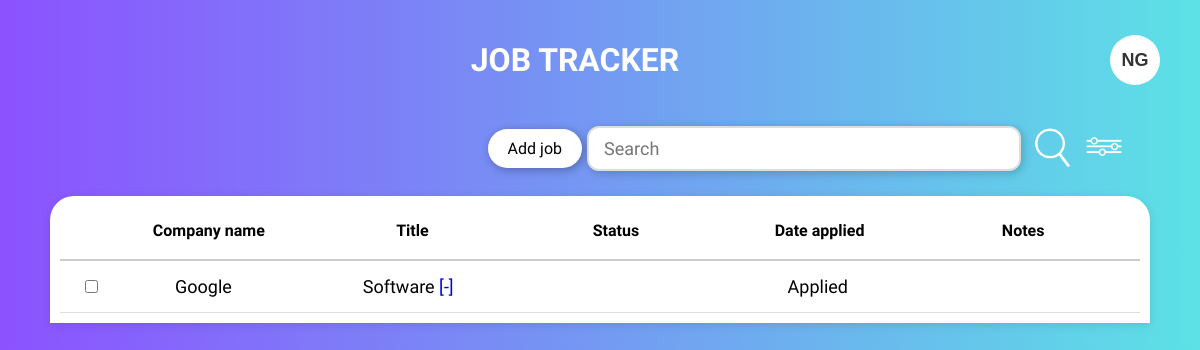
The page /dashboard (signed in) on the database as committed earlier.
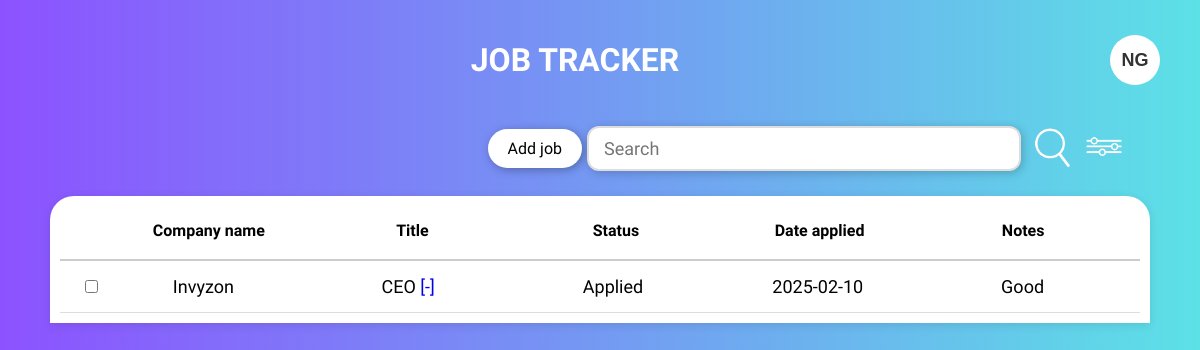
The same page on the database as committed later.
### tables this page shows
CREATE TABLE users(
            id INTEGER PRIMARY KEY AUTOINCREMENT,
            username TEXT NOT NULL UNIQUE,
            fName TEXT NOT NULL,
            lName TEXT NOT NULL,
            email TEXT NOT NULL,
            password TEXT NOT NULL);

CREATE TABLE job_applications(
            id INTEGER PRIMARY KEY AUTOINCREMENT,
            user_id INTEGER NOT NULL,
            title TEXT NOT NULL,
            company_name TEXT NOT NULL,
            link TEXT NOT NULL,
            date_applied TEXT NOT NULL,
            status TEXT NOT NULL,
            notes TEXT,
            FOREIGN KEY (user_id) REFERENCES users (id));

### run.py (the view)
@app.route("/dashboard")
@login_required
def dashboard():
    user_id = current_user.id
    with sqlite3.connect("job_tracker.db") as connection:
        cursor = connection.cursor()
        cursor.execute("SELECT * FROM job_applications WHERE user_id = ?", (user_id,))
        results = cursor.fetchall()
    return render_template("dashboard.html", results=results)

### run.py (called while the page is built)
@login_manager.user_loader
def load_user(user_id):
    with sqlite3.connect("job_tracker.db") as connection:
        cursor = connection.cursor()
        cursor.execute("SELECT id, username, fName, lName, email, password FROM users WHERE id = ?", (user_id,))
        user = cursor.fetchone()
        if user is None:
            return None
        return User(*user)

### templates/dashboard.html (shortened to what this page needs)
<!DOCTYPE html>
<html lang="en">
    <head>
        <link rel="stylesheet" href="{{ url_for('static', filename='global.css')}}">
    </head>
    <body>
        <div class="title-section">
            <h1 class="title">Job Tracker</h1>
            <div class="profile-container">
                <button class="account-button" id="profile_button">
                    {{ current_user.fName[0] }}{{ current_user.lName[0] }}
                </button>
            </div>
        </div>
        <div class="action-section">
            <button id="openModalBtn" class="add-job">Add job</button>
            <input type="text" class="search-bar" placeholder="Search">
            <button class="icon-button"><img src="{{ url_for('static', filename='Images/search icon.png')}}" alt="Search" ></button>
            <button class="icon-button"><img src="{{ url_for('static', filename='Images/filter_bar.png')}}" alt="Filter"></button>
        </div>
        <div class="table-container">
            <div class="table-header">
                <span>Company name</span>
                <span>Title</span>
                <span>Status</span>
                <span>Date applied </span>
                <span>Notes</span>
            </div>
            <div class="table-content">
                {% for result in results %}
                <div class="table-row" data-id="{{ result[0] }}">
                    <input type="checkbox" class="checkbox">
                    <span>{{ result[3] }}</span>
                    <span>{{ result[2] }} <a href=" {{ result[4] }}" target="_blank">[-] </a> </span>
                    <span>{{ result[6] }}</span>
                    <span>{{ result[5] }}</span>
                    <span>{{ result[7] }}</span>
                </div>
                {% else %}
                <div class="table-row">
                    <span colspan="5">No job applications found.</span>
                </div>
                {% endfor %}
            </div>
        </div>
    </body>
</html>

### static/global.css (style rules this page uses)
body { background: linear-gradient(to right, #8C52FF, #5CE1E6); font-family: "Julius Sans One", serif; font-size: 18px; height: 100vh; margin: 0; padding: 0; }
a { text-decoration: none; }
.title-section { display: flex; justify-content: center; align-items: center; padding: 20px 40px; color: white; position: relative; }
.title { font-size: 32px; text-transform: uppercase; flex-grow: 1; text-align: center; }
.account-button { margin-left: auto; background-color: white; color: #333; font-size: 18px; font-weight: bold; border: none; border-radius: 50%; width: 50px; height: 50px; cursor: pointer; display: flex; align-items: center; justify-content: center; }
.profile-container { position: relative; display: inline-block; }
.action-section { display: flex; justify-content: flex-end; align-items: center; margin-right: 70px; }
.add-job { font-family: "Julius Sans One", serif; font-weight: 400; font-style: normal; font-size: 16px; padding: 10px 20px; border: none; border-radius: 24px; background: white; cursor: pointer; box-shadow: 2px 2px 10px rgba(0,0,0,0.3); transition: 0.3s; }
.icon-button { background: none; border: none; cursor: pointer; }
.icon-button img { width: 40px; height: 40px; }
.search-bar { margin: 5px; padding: 10px 15px; font-family: "Julius Sans One", serif; font-size: 18px; border: 2px solid #ddd; border-radius: 12px; box-shadow: 2px 2px 10px rgba(0,0,0,0.2); transition: border 0.3s ease-in-out, box-shadow 0.3s ease-in-out; width: 100%; max-width: 400px; outline: none; }
.table-container { background: white; margin: 20px auto; border-radius: 24px 24px 0 0; display: flex; flex-direction: column; width: 90%; max-width: 1800px; padding: 10px; box-shadow: 0px 2px 10px rgba(0,0,0,0.1); }
.table-header { display: flex; flex-direction: space-between; font-size: 16px; font-weight: bold; padding: 15px; border-bottom: 2px solid #ccc; }
.table-header span { flex: 1; text-align: center; }
.table-content { display: flex; flex-direction: column; }
.table-row { display: flex; align-items: center; padding: 15px; border-bottom: 1px solid #ddd; }
.table-row span { flex: 1; text-align: center; }
.table-row input { margin-left: 10px; }

Rows that differ between the two databases and show on the page:
changed job_applications "Applied": company_name "Google" → "Invyzon"; title "Software" → "CEO"; status (not shown) → "Applied"; date_applied "Applied" → "2025-02-10"; notes (not shown) → "Good"
